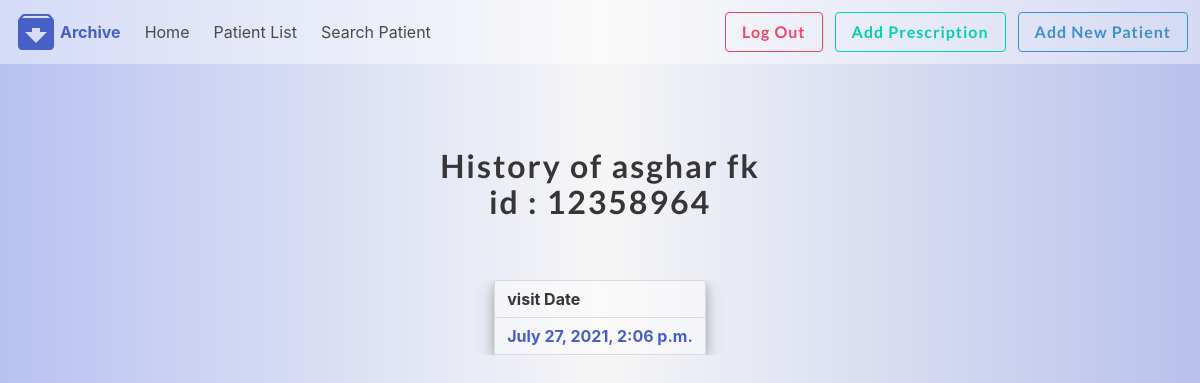
The app's page /patient/14/history (signed in) with its own data.
### patienthistory/models.py (models this page shows, shortened)
class Patient(models.Model):
    drId = models.ForeignKey(User, on_delete=models.CASCADE, default=1)
    first_name = models.CharField(max_length=50, null=True, blank=True)
    last_name = models.CharField(max_length=50, null=True, blank=True)
    picture = models.ImageField(upload_to=user_directory_path, blank=True, null=True, verbose_name='Picture')
    phone = models.CharField(max_length=50, null=True, blank=True)
    about = models.TextField(max_length=300, null=True, blank=True)
    email = models.CharField(max_length=50, null=True, blank=True)
    Id_card_number = models.CharField(max_length=50, null=True, blank=True)
    location = models.CharField(max_length=50, null=True, blank=True)
    illness = models.CharField(max_length=50, null=True, blank=True)

class PatientHistory(models.Model):
    PatientId = models.ForeignKey(Patient, on_delete=models.CASCADE, blank=True, null=True)
    Prescription = models.TextField(max_length=300, null=True, blank=True)
    nextVisit = models.CharField(null=True, blank=True, max_length=30)
    picture = models.ImageField(upload_to=user_hitory_path, blank=True, null=True, verbose_name='Picture')
    VisitDate = models.DateTimeField(auto_now_add=True, blank=True)
    Description = models.TextField(max_length=300, null=True, blank=True)

### patienthistory/views.py (the view)
# urls.py: path('<PatientId>/history', views.PatientHistoryview, name='patientHist'),
@login_required
def PatientHistoryview(request, PatientId):
    user = PatientId
    allhistories = PatientHistory.objects.filter(PatientId_id=user).order_by('-VisitDate')
    username = Patient.objects.get(id=user)
    context = {'allhistories': allhistories,
               'username': username
               }
    return render(request, 'patienthistory/patienthis.html', context)

### patienthistory/templates/patienthistory/patienthis.html
{% extends 'patienthistory/base.html' %}
{% block content %}
    <section class="section">
        <div class="container">
            <div class="columns is-mobile is-centered">
                <div class="column">
                    <br>
                    <div class="column">
                        <h1 class="title" style="text-align: center">
                           <strong>History of </strong> {{ username.first_name }} {{ username.last_name }}<b> <br> id : </b>{{ username.Id_card_number }}
                        </h1>
                    </div>
                    <section class="section">
                        <div class="container">
                            <div class="table-container">
                                <table class="table table is-bordered"
                                       style="border-radius:2%; margin-left: auto;margin-right: auto; box-shadow: 0 4px 8px 0 rgba(0, 0, 0, 0.2), 0 6px 20px 0 rgba(0, 0, 0, 0.19); background: rgba(255,255,255,0.4);">
                                    <thead>
                                    <tr>
                                        <th>visit Date</th>
                                    </tr>
                                    </thead>
                                    <tbody>
                                    {% for history in allhistories %}
                                        <tr>
                                            <td><b><a href="{% url 'Prescription' history.id %}">{{ history.VisitDate }}</a></b></td>
                                        </tr>
                                    {% endfor %}
                                    </tbody>
                                </table>
                            </div>
                        </div>
                    </section>
                </div>
            </div>
        </div>
    </section>
{% endblock %}

### patienthistory/static/patienthistory/style.css (style rules this page uses)
body { margin: 0; }
h1 { font-family: 'Lato', sans-serif; font-weight: 300; letter-spacing: 2px; font-size: 48px; }

### records on screen
Patient: first_name "asghar", last_name "fk", Id_card_number "12358964"
PatientHistory: VisitDate "July 27, 2021, 2:06 p.m."
